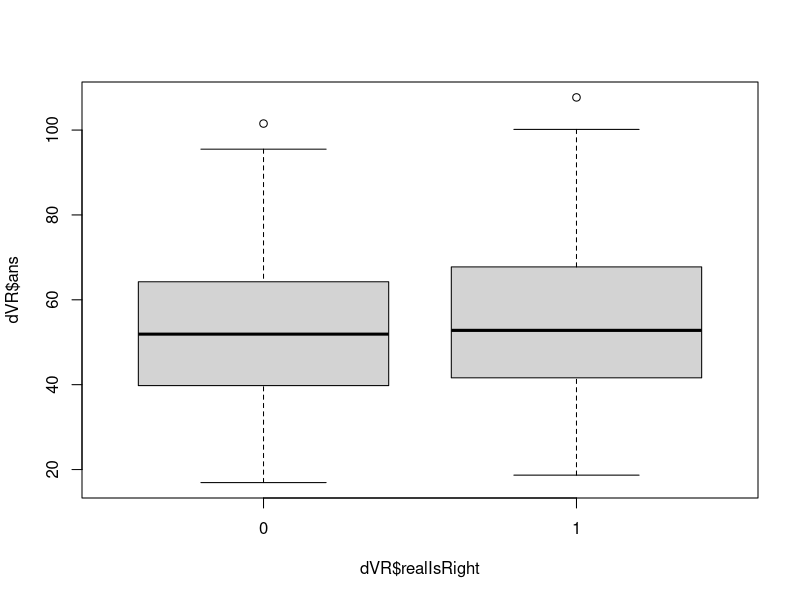
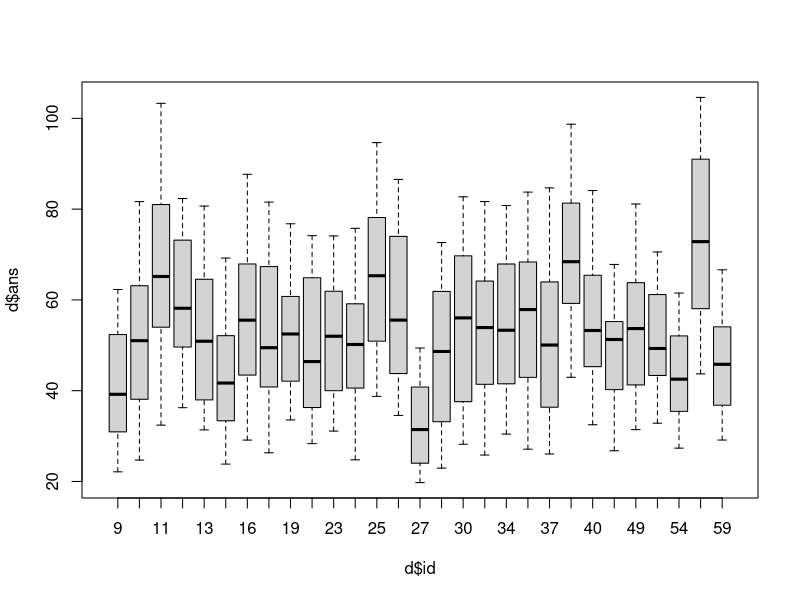

R code for these plots, in order: (Note: this script raises an error after producing the figures.)
setwd("~/ExoAR/dataAnalysis/Rstuff")

library(car)
library(ggplot2)

library("afex")     # needed for ANOVA functions.
library("emmeans")  # emmeans must now be loaded explicitly for follow-up tests.
library("multcomp") # for advanced control for multiple testing/Type 1 errors.

afex_options(emmeans_model = "multivariate") # use multivariate model for all follow-up tests.

d <- read.table('trimmedData.csv',header = TRUE, sep = ',')

d$ans <- d$ans*100

#trim data to delete errors
d$relativeAns <- d$ans/d$e
d<-d[d$relativeAns>0.35,]

rawD <- d

#full factorial model
d$realIsRight <- factor(d$realIsRight)
d$rep <- factor(d$rep)
d$e <- factor(d$e)

# mean between the two rep
d<-aggregate(ans~realIsRight+e+type+id,data=d,FUN=mean)

#ggplot(data=d, aes(x=e, y=relativeAns, colour=factor(type)))+ stat_smooth(method=lm, fullrange=FALSE) + geom_point()

# test if the VR/RV factor is relevent
dVR <- d[which(d$type=="RV"),]
boxplot(dVR$ans ~ dVR$realIsRight)
fitRV <- lm(ans ~ e + realIsRight, data=d)
summary(fitRV)
anova(fitRV)

# since the anova is not significant, we delete this model and average the results
d<-aggregate(ans~e+type+id,data=d,FUN=mean)


#some plots
d$relativeAns <- d$ans/d$e

boxplot(d$ans ~ d$id)
boxplot(d$relativeAns ~ d$id)

boxplot(d$ans ~ d$e)
boxplot(d$relativeAns ~ d$e)

boxplot(d$ans ~ d$type)
boxplot(d$relativeAns ~ d$type)

### Old model, not relevent
#fit1 <- lm(ans ~ e + type*realIsRight, data=d)
#summary(fit1)
#ano1<-aov(fit1)
#TukeyHSD(ano1)

 fit2 <- lm(ans ~ e + type, data=d)
  summary(fit2)
 ano2<-aov(fit2)
 summary(ano2)

# layout(matrix(1:4,2,2))
# plot(fit1)

### plot the linear fit
par(mfrow=c(1,1))
plot <- ggplot(data=d, aes(x=e, y=ans, colour=factor(type)))
plot + stat_smooth(method=lm, fullrange=FALSE) + geom_point()
plot + stat_smooth(method=lm, fullrange=FALSE) + geom_point() + facet_wrap(~as.factor(id), nrow=5)

### compute anova
a1 <- aov_ez("id", "ans", d, between = NULL, within = c("e","type"),anova_table = list(es = "pes"))
nice(a1$anova_table)

### do post-hoc
m1 <- emmeans(a1$aov, ~ type)
summary(as.glht(pairs(m1)), test=adjusted("bonferroni"))
m2 <- emmeans(a1$aov, ~ e)
summary(as.glht(pairs(m2)), test=adjusted("bonferroni"))
m3 <- emmeans(a1$aov, ~ type+e)
summary(as.glht(pairs(m3)), test=adjusted("bonferroni"))

### agregate data for plot
aggD<-aggregate(ans~e+type, rawD ,function(x) c(mean=mean(x),sd = sd(x)))
aggD$sd<-aggD$ans[,"sd"]
aggD$ans<-aggD$ans[,"mean"]
aggD<-aggD[order(e,type),]

n<-length(unique(d$id))
x0<-aggD[aggD$type=="RR",]$e
x1<-aggD[aggD$type=="RV",]$e-1
x2<-aggD[aggD$type=="VV",]$e+1
y0<-aggD[aggD$type=="RR",]$ans
y1<-aggD[aggD$type=="RV",]$ans
y2<-aggD[aggD$type=="VV",]$ans
se0<-aggD[aggD$type=="RR",]$sd/sqrt(n)
se1<-aggD[aggD$type=="RV",]$sd/sqrt(n)
se2<-aggD[aggD$type=="VV",]$sd/sqrt(n)
plot(y0 ~ x0,
     ylim=c(20,100),
     xlim=c(20,65),
     main=" ",
     ylab="Perceived distance (cm)",
     xlab="Real distance (cm)",
     col="red")
points(y1 ~ x1, col="green")
points(y2~x2, col="blue")
arrows(x0,y0-se0/2,x0,y0+se0/2, length=0.05, angle=90, code=3, col="red")
arrows(x1,y1-se1/2,x1,y1+se1/2, length=0.05, angle=90, code=3, col="green")
arrows(x2,y2-se2/2,x2,y2+se2/2, length=0.05, angle=90, code=3, col="blue")
lines(c(0,120),c(0,120),lty=2,col="black")
